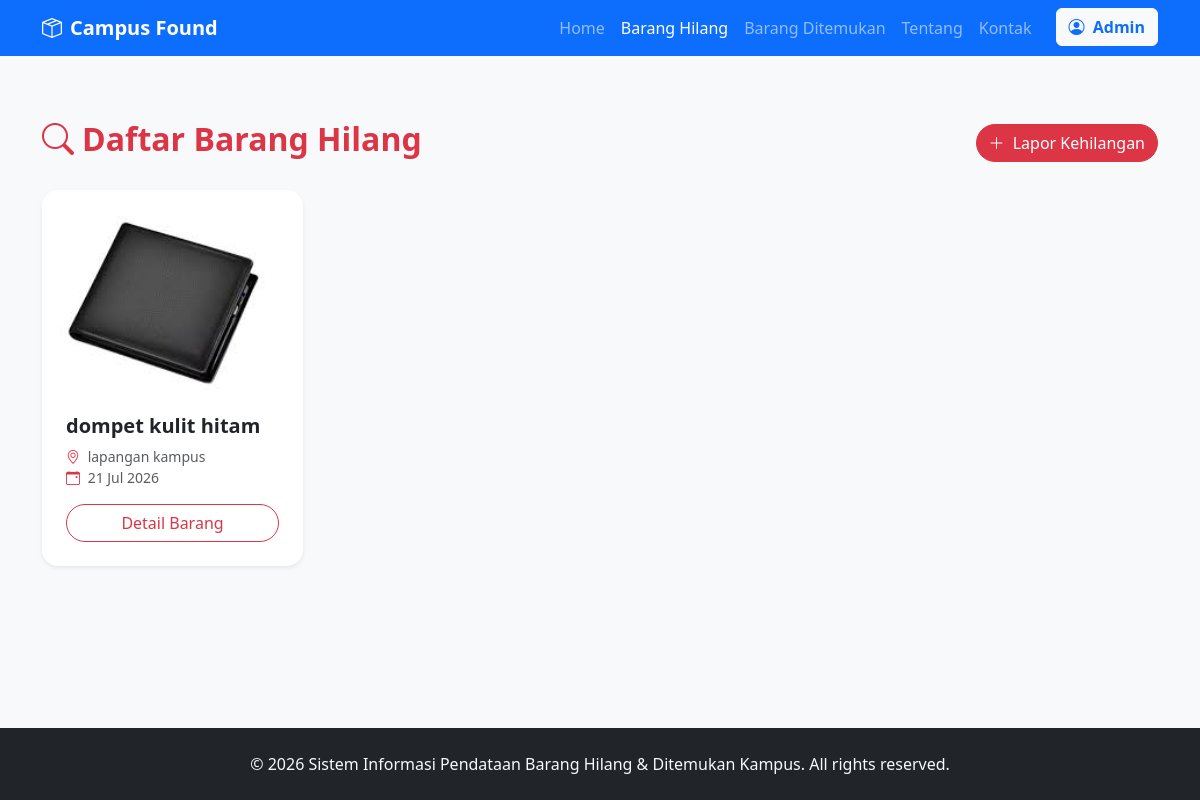
The page /barang-hilang on the database its author committed.
### models/models.py (models this page shows)
class Barang(db.Model):
    __tablename__ = 'barang'
    id = db.Column(db.Integer, primary_key=True)
    nama_barang = db.Column(db.String(200), nullable=False)
    kategori_id = db.Column(db.Integer, db.ForeignKey('kategori.id'), nullable=True)
    warna = db.Column(db.String(50))
    lokasi = db.Column(db.String(200), nullable=False)
    tanggal = db.Column(db.Date, nullable=False)
    deskripsi = db.Column(db.Text)
    status = db.Column(db.String(20), nullable=False) # 'Hilang' atau 'Ditemukan'
    foto = db.Column(db.String(255))
    laporan = db.relationship('Laporan', backref='barang', lazy=True, cascade="all, delete-orphan")

### routes/public.py (the view)
@public_bp.route('/barang-hilang')
def barang_hilang():
    barangs = Barang.query.filter_by(status='Hilang').order_by(Barang.tanggal.desc()).all()
    return render_template('public/barang_hilang.html', barangs=barangs)

### templates/public/barang_hilang.html (shortened to what this page needs)
{% extends 'public/base.html' %}
{% block content %}
<div class="container py-5">
    <div class="d-flex justify-content-between align-items-center mb-4">
        <h2 class="fw-bold text-danger"><i class="bi bi-search me-2"></i>Daftar Barang Hilang</h2>
        <a href="{{ url_for('public.lapor_hilang') }}" class="btn btn-danger rounded-pill">
            <i class="bi bi-plus-lg me-1"></i> Lapor Kehilangan
        </a>
    </div>
    <div class="row g-4">
        {% if barangs %}
            {% for barang in barangs %}
            <div class="col-md-4 col-lg-3">
                <div class="card h-100 border-0 shadow-sm card-hover rounded-4 overflow-hidden">
                    {% if barang.foto %}
                        <img src="{{ url_for('static', filename='uploads/' ~ barang.foto) }}" class="card-img-top object-fit-cover" alt="{{ barang.nama_barang }}" style="height: 200px;">
                    {% else %}
                        <div class="card-img-top bg-light d-flex align-items-center justify-content-center text-muted" style="height: 200px;">
                            <i class="bi bi-image display-4"></i>
                        </div>
                    {% endif %}
                    <div class="card-body p-4">
                        <h5 class="card-title fw-bold text-truncate">{{ barang.nama_barang }}</h5>
                        <p class="card-text text-muted small mb-3">
                            <i class="bi bi-geo-alt me-1 text-danger"></i> {{ barang.lokasi }}<br>
                            <i class="bi bi-calendar-event me-1 text-danger"></i> {{ barang.tanggal.strftime('%d %b %Y') }}
                        </p>
                        <a href="{{ url_for('public.detail_barang', id=barang.id) }}" class="btn btn-outline-danger w-100 rounded-pill">Detail Barang</a>
                    </div>
                </div>
            </div>
            {% endfor %}
        {% else %}
            <div class="col-12 text-center py-5">
                <div class="text-muted mb-3"><i class="bi bi-box2 display-1"></i></div>
                <h4 class="text-muted">Belum ada laporan barang hilang.</h4>
                <p class="text-muted">Jika Anda kehilangan barang, segera laporkan agar orang lain dapat membantu mencarinya.</p>
            </div>
        {% endif %}
    </div>
</div>
{% endblock %}

### templates/public/base.html (style rules this page uses)
body { display: flex; flex-direction: column; min-height: 100vh; background-color: #f8f9fa; }

### rows shown on the page
Barang: foto (picture), nama_barang "dompet kulit hitam", lokasi "lapangan kampus", tanggal "21 Jul 2026"
